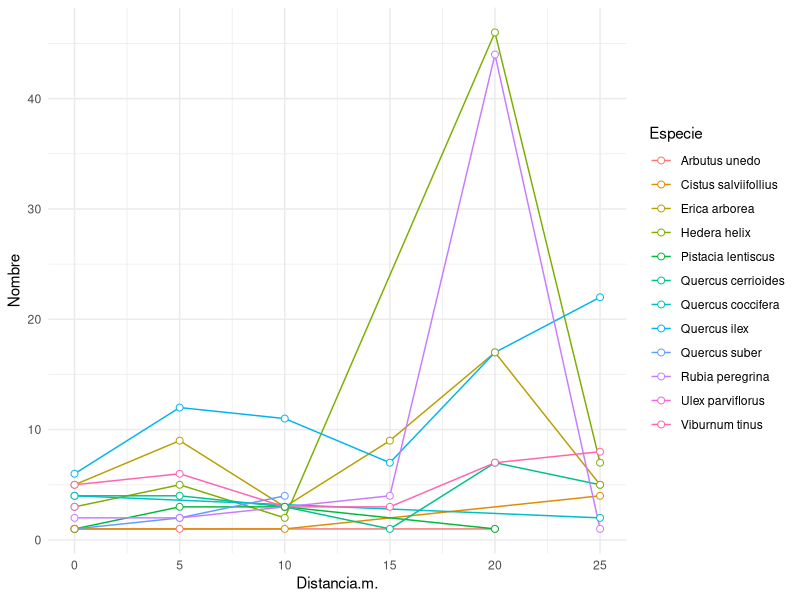

The R script that drew this image:
## plot
infovegetal <- read.csv("diversitat_vegetal_Collserola_Anna_Aguilera.csv", sep=";", stringsAsFactors=TRUE)
library(ggplot2)
ggplot(infovegetal, aes(x=Distancia.m., y=Nombre, group = Especie, colour =Especie )) + 
  geom_line()  + 
  geom_point( size=2, shape=21, fill="white") + 
  theme_minimal()
